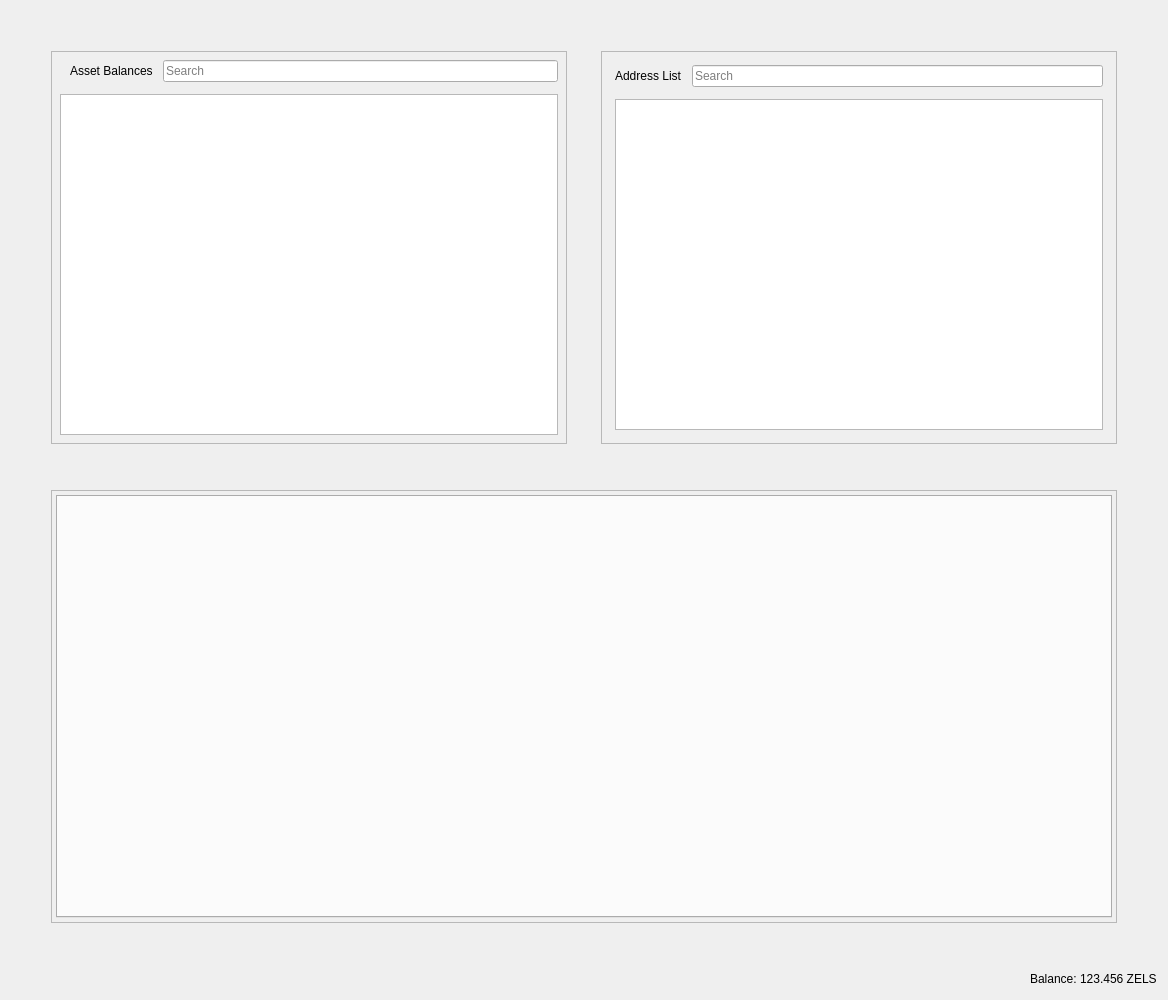
<?xml version="1.0" encoding="UTF-8"?>
<ui version="4.0">
 <class>RestrictedAssetsDialog</class>
 <widget class="QDialog" name="RestrictedAssetsDialog">
  <property name="geometry">
   <rect>
    <x>0</x>
    <y>0</y>
    <width>1168</width>
    <height>1000</height>
   </rect>
  </property>
  <property name="windowTitle">
   <string>Send Coins</string>
  </property>
  <layout class="QVBoxLayout" name="verticalLayout">
   <item>
    <layout class="QHBoxLayout" name="horizontalLayout">
     <property name="spacing">
      <number>34</number>
     </property>
     <property name="leftMargin">
      <number>40</number>
     </property>
     <property name="topMargin">
      <number>40</number>
     </property>
     <property name="rightMargin">
      <number>40</number>
     </property>
     <property name="bottomMargin">
      <number>40</number>
     </property>
     <item>
      <widget class="QFrame" name="frameAssetBalance">
       <property name="frameShape">
        <enum>QFrame::StyledPanel</enum>
       </property>
       <property name="frameShadow">
        <enum>QFrame::Raised</enum>
       </property>
       <layout class="QVBoxLayout" name="verticalLayout_7">
        <property name="spacing">
         <number>12</number>
        </property>
        <property name="leftMargin">
         <number>4</number>
        </property>
        <property name="topMargin">
         <number>4</number>
        </property>
        <property name="rightMargin">
         <number>4</number>
        </property>
        <property name="bottomMargin">
         <number>4</number>
        </property>
        <item>
         <layout class="QVBoxLayout" name="verticalLayout_4">
          <property name="spacing">
           <number>12</number>
          </property>
          <property name="leftMargin">
           <number>4</number>
          </property>
          <property name="topMargin">
           <number>4</number>
          </property>
          <property name="rightMargin">
           <number>4</number>
          </property>
          <property name="bottomMargin">
           <number>4</number>
          </property>
          <item>
           <layout class="QHBoxLayout" name="horizontalLayout_8">
            <property name="spacing">
             <number>10</number>
            </property>
            <property name="leftMargin">
             <number>10</number>
            </property>
            <item>
             <widget class="QLabel" name="labelAssetBalance">
              <property name="text">
               <string>Asset Balances</string>
              </property>
             </widget>
            </item>
            <item>
             <widget class="QLineEdit" name="lineEditAssetSearch">
              <property name="placeholderText">
               <string>Search</string>
              </property>
             </widget>
            </item>
           </layout>
          </item>
          <item>
           <widget class="QTableView" name="listAssets"/>
          </item>
         </layout>
        </item>
       </layout>
      </widget>
     </item>
     <item>
      <widget class="QFrame" name="frameAddressList">
       <property name="frameShape">
        <enum>QFrame::StyledPanel</enum>
       </property>
       <property name="frameShadow">
        <enum>QFrame::Raised</enum>
       </property>
       <layout class="QVBoxLayout" name="verticalLayout_10">
        <property name="spacing">
         <number>12</number>
        </property>
        <item>
         <layout class="QVBoxLayout" name="verticalLayout_9">
          <property name="spacing">
           <number>12</number>
          </property>
          <property name="leftMargin">
           <number>4</number>
          </property>
          <property name="topMargin">
           <number>4</number>
          </property>
          <property name="rightMargin">
           <number>4</number>
          </property>
          <property name="bottomMargin">
           <number>4</number>
          </property>
          <item>
           <layout class="QHBoxLayout" name="horizontalLayout_9">
            <property name="spacing">
             <number>10</number>
            </property>
            <property name="leftMargin">
             <number>0</number>
            </property>
            <property name="topMargin">
             <number>0</number>
            </property>
            <property name="rightMargin">
             <number>0</number>
            </property>
            <property name="bottomMargin">
             <number>0</number>
            </property>
            <item>
             <widget class="QLabel" name="labelAddressList">
              <property name="text">
               <string>Address List</string>
              </property>
             </widget>
            </item>
            <item>
             <widget class="QLineEdit" name="lineEditAddressSearch">
              <property name="placeholderText">
               <string>Search</string>
              </property>
             </widget>
            </item>
           </layout>
          </item>
          <item>
           <widget class="QTableView" name="myAddressList"/>
          </item>
         </layout>
        </item>
       </layout>
      </widget>
     </item>
    </layout>
   </item>
   <item>
    <layout class="QHBoxLayout" name="horizontalLayout_4">
     <property name="spacing">
      <number>34</number>
     </property>
     <property name="leftMargin">
      <number>40</number>
     </property>
     <property name="topMargin">
      <number>0</number>
     </property>
     <property name="rightMargin">
      <number>40</number>
     </property>
     <property name="bottomMargin">
      <number>40</number>
     </property>
     <item>
      <widget class="QFrame" name="tabFrame">
       <property name="frameShape">
        <enum>QFrame::StyledPanel</enum>
       </property>
       <property name="frameShadow">
        <enum>QFrame::Raised</enum>
       </property>
       <layout class="QVBoxLayout" name="verticalLayout_8">
        <property name="spacing">
         <number>12</number>
        </property>
        <property name="leftMargin">
         <number>4</number>
        </property>
        <property name="topMargin">
         <number>4</number>
        </property>
        <property name="rightMargin">
         <number>4</number>
        </property>
        <property name="bottomMargin">
         <number>4</number>
        </property>
        <item>
         <widget class="QTabWidget" name="tabWidget">
          <property name="tabPosition">
           <enum>QTabWidget::North</enum>
          </property>
          <property name="tabShape">
           <enum>QTabWidget::Rounded</enum>
          </property>
          <property name="currentIndex">
           <number>-1</number>
          </property>
          <property name="elideMode">
           <enum>Qt::ElideNone</enum>
          </property>
         </widget>
        </item>
       </layout>
      </widget>
     </item>
    </layout>
   </item>
   <item>
    <layout class="QHBoxLayout" name="horizontalLayout_2">
     <property name="spacing">
      <number>3</number>
     </property>
     <item>
      <spacer name="horizontalSpacer">
       <property name="orientation">
        <enum>Qt::Horizontal</enum>
       </property>
       <property name="sizeHint" stdset="0">
        <size>
         <width>40</width>
         <height>20</height>
        </size>
       </property>
      </spacer>
     </item>
     <item alignment="Qt::AlignRight">
      <widget class="QLabel" name="label">
       <property name="sizePolicy">
        <sizepolicy hsizetype="Preferred" vsizetype="Fixed">
         <horstretch>0</horstretch>
         <verstretch>0</verstretch>
        </sizepolicy>
       </property>
       <property name="text">
        <string>Balance:</string>
       </property>
      </widget>
     </item>
     <item alignment="Qt::AlignRight">
      <widget class="QLabel" name="labelBalance">
       <property name="sizePolicy">
        <sizepolicy hsizetype="Preferred" vsizetype="Fixed">
         <horstretch>0</horstretch>
         <verstretch>0</verstretch>
        </sizepolicy>
       </property>
       <property name="cursor">
        <cursorShape>IBeamCursor</cursorShape>
       </property>
       <property name="text">
        <string notr="true">123.456 ZELS</string>
       </property>
       <property name="textInteractionFlags">
        <set>Qt::LinksAccessibleByMouse|Qt::TextSelectableByKeyboard|Qt::TextSelectableByMouse</set>
       </property>
      </widget>
     </item>
    </layout>
   </item>
  </layout>
 </widget>
 <resources>
  <include location="../zelantus.qrc"/>
 </resources>
 <connections/>
</ui>
